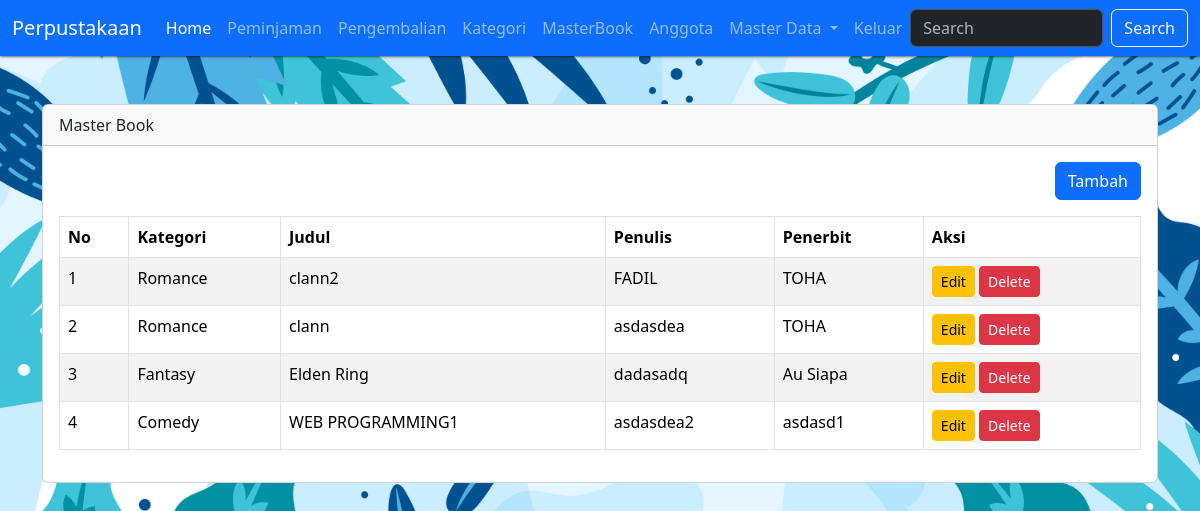
Page /?pg=buku on the committed database.
### tables this page shows
CREATE TABLE `book` (
  `id` int(11) NOT NULL,
  `id_kategori` int(11) NOT NULL,
  `judul` varchar(50) NOT NULL,
  `jumlah` varchar(11) NOT NULL,
  `penerbit` varchar(50) NOT NULL,
  `tahun_terbit` varchar(5) NOT NULL,
  `penulis` varchar(100) NOT NULL,
  `created_at` timestamp NOT NULL DEFAULT current_timestamp(),
  `updated_at` timestamp NOT NULL DEFAULT current_timestamp() ON UPDATE current_timestamp()
);

CREATE TABLE `kategori` (
  `id` int(11) NOT NULL,
  `nama_kategori` varchar(50) NOT NULL,
  `keterangan` text NOT NULL,
  `created_at` timestamp NOT NULL DEFAULT current_timestamp(),
  `updated_at` timestamp NOT NULL DEFAULT current_timestamp() ON UPDATE current_timestamp()
);

### contents/buku.php (the view, shortened to what this page needs)
<?php
$queryBook = mysqli_query($koneksi, "SELECT kategori.nama_kategori, book.* FROM book LEFT JOIN kategori ON kategori.id = book.id_kategori ORDER BY id DESC");
?>
<div class="container mt-5">
    <div class="row">
        <div class="col-sm-12">
            <div class="card">
                <div class="card-header">Master Book</div>
                <div class="card-body">
                    <div align="right" class="mb-3">
                        <a href="?pg=tambah-buku" class="btn btn-primary">Tambah</a>
                    </div>
                    <table class="table table-bordered table-striped">
                        <thead>
                            <tr>
                                <th>No</th>
                                <th>Kategori</th>
                                <th>Judul</th>
                                <th>Penulis</th>
                                <th>Penerbit</th>
                                <th>Aksi</th>
                            </tr>
                        </thead>
                        <tbody>
                            <?php $no = 1;
                            while ($rowBook = mysqli_fetch_assoc($queryBook)) : ?>
                                <tr>
                                    <td><?= $no++ ?></td>
                                    <td><?= $rowBook['nama_kategori'] ?></td>
                                    <td><?= $rowBook['judul'] ?></td>
                                    <td><?= $rowBook['penulis'] ?></td>
                                    <td><?= $rowBook['penerbit'] ?></td>
                                    <td>
                                        <a class="btn btn-sm btn-warning" href="?pg=tambah-buku&edit=<?= $rowBook['id'] ?>">Edit</a>
                                        <a onclick="return confirm('Apakah anda ingin menghapus data ini?')" href="?pg=tambah-buku&delete=<?= $rowBook['id'] ?>" class="btn btn-sm btn-danger">Delete</a>
                                    </td>
                                </tr>
                            <?php endwhile ?>
                        </tbody>
                    </table>
                </div>
            </div>
        </div>
    </div>
</div>

### index.php (style rules this page uses)
body { background: url('assets/img/bg3.jpg'); background-size: cover; }

### rows in the picture
book: id_kategori.nama_kategori "Romance", judul "clann2", penulis "FADIL", penerbit "TOHA"
book: id_kategori.nama_kategori "Romance", judul "clann", penulis "asdasdea", penerbit "TOHA"
book: id_kategori.nama_kategori "Fantasy", judul "Elden Ring", penulis "dadasadq", penerbit "Au Siapa"
book: id_kategori.nama_kategori "Comedy", judul "WEB PROGRAMMING1", penulis "asdasdea2", penerbit "asdasd1"
